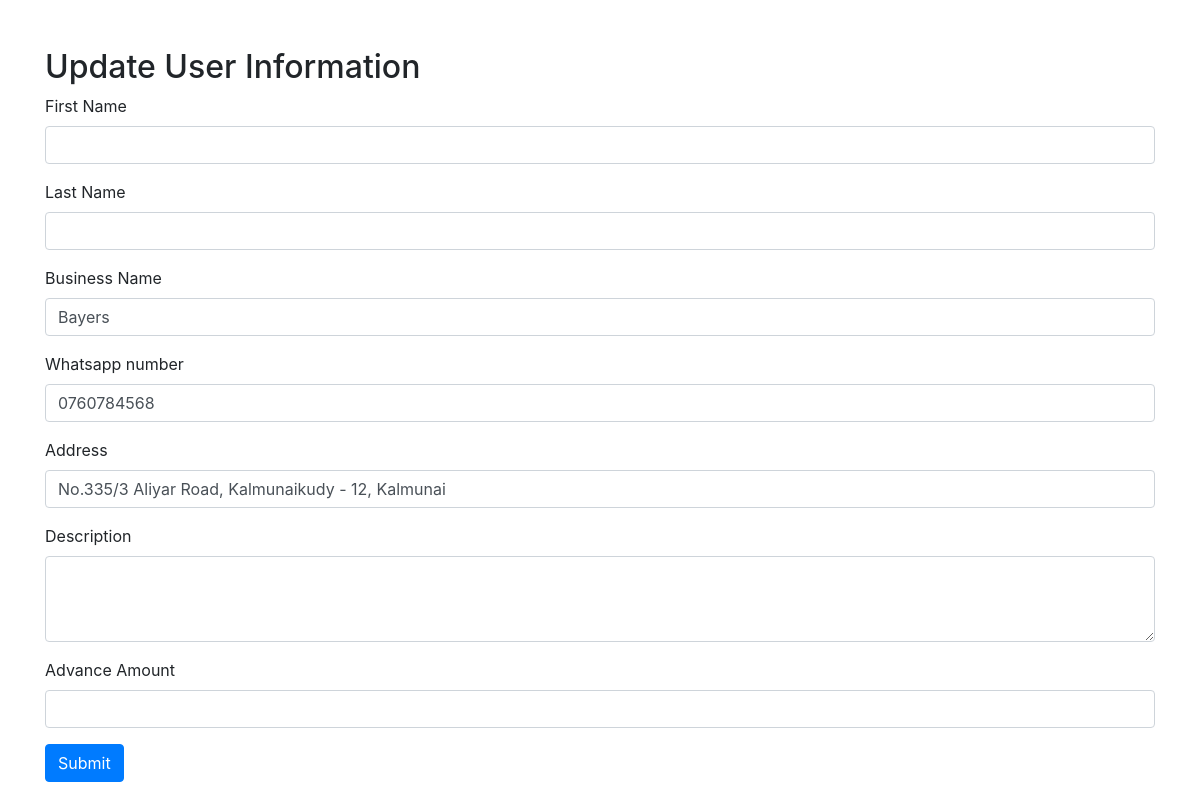
The app's page /edit_user_profile.php (signed in), older data.
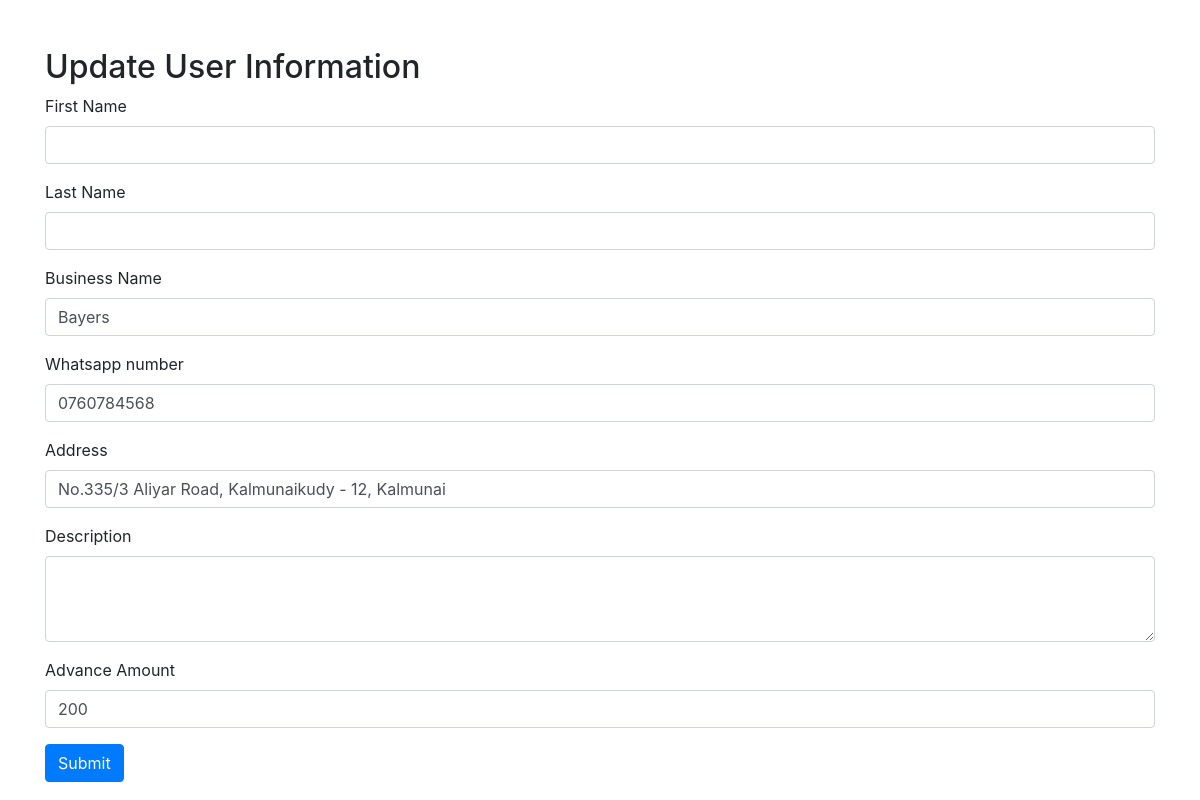
The same page, newer data.
### tables this page shows
CREATE TABLE `user` (
  `user_id` varchar(10) NOT NULL,
  `first_name` varchar(50) DEFAULT NULL,
  `last_name` varchar(50) DEFAULT NULL,
  `email` varchar(100) NOT NULL,
  `contact_number` varchar(15) NOT NULL,
  `user_type` enum('customer','admin','sp_products','sp_reservation','sp_freelance') NOT NULL,
  `password` varchar(255) NOT NULL,
  `joined_date` date NOT NULL,
  `profile_photo` varchar(255) DEFAULT NULL,
  `business_name` varchar(100) DEFAULT NULL,
  `nic_number` varchar(16) DEFAULT NULL,
  `whatsapp_number` varchar(15) DEFAULT NULL,
  `service_address` varchar(255) DEFAULT NULL,
  `auth_key` varchar(255) DEFAULT NULL,
  `auth_key_expires` datetime DEFAULT NULL,
  `status` enum('active','disabled') DEFAULT NULL,
  `description` text DEFAULT NULL,
  `amount_per` float DEFAULT NULL
);

### php/classes/UserClass.php (called while the page is built, shortened)
<?php
class User
{
    private $userId;
    private $firstName;
    private $lastName;
    private $businessName;
    private $wphone;
    private $address;
    private $description;
    private $amountPer;
    private $dbconn;
    public static function constructSPWithUserId($dbconn, $userId)
    {
        $user = new self();
        $user->dbconn = $dbconn;
        $user->userId = $userId;
        $user->loadUserSP();
        return $user;
    }
    private function loadUserSP()
    {
        $stmt = $this->dbconn->prepare("SELECT * FROM user WHERE user_id = ?");
        $stmt->bind_param("s", $this->userId);
        $stmt->execute();
        $result = $stmt->get_result();
        $user = $result->fetch_assoc();
        $this->businessName = $user['business_name'];
        $this->wphone = $user['whatsapp_number'];
        $this->address = $user['service_address'];
        $this->description = $user['description'];
        $this->amountPer = $user['amount_per'];
    }
    public function getFirstName()
    {
        return $this->firstName;
    }
    public function getLastName()
    {
        return $this->lastName;
    }
    public function getBusinessName()
    {
        return $this->businessName;
    }
    public function getWphone()
    {
        return $this->wphone;
    }
    public function getAddress()
    {
        return $this->address;
    }
    public function getDescription()
    {
        return $this->description;
    }
    public function getAmountPer()
    {
        return $this->amountPer;
    }
}

### edit_user_profile.php (the view, shortened to what this page needs)
<?php
require './php/classes/UserClass.php';
$userId = $_SESSION['user_id'];
$userType=$_SESSION['user_type'];
$db = new DbConnection();
$dbconn = $db->getConnection();
if ($userType == "customer") {
    $user = User::constructCUSWithUserId($dbconn, $userId);
} else {
    $user = User::constructSPWithUserId($dbconn, $userId);
}
?>
<!DOCTYPE html>
<html lang="en">
<head>
    <link href="https://stackpath.bootstrapcdn.com/bootstrap/4.5.2/css/bootstrap.min.css" rel="stylesheet">
</head>
<body>
    <div class="container mt-5">
        <h2>Update User Information</h2>
        <form action="./php/edit_process_user_profile.php" method="POST">
          <?php if($userType=="customer"){
            echo '<div class="form-group">
              <label for="firstName">First Name</label>
                <input type="text" class="form-control"  name="firstName" value="'.$user->getFirstName().'">
            </div>';
            echo '<div class="form-group">
                <label for="lastName">Last Name</label>
                <input type="text" class="form-control"  name="lastName" value="'.$user->getLastName().'">
            </div>';
          }else{
            echo '<div class="form-group">
            <label for="firstName">First Name</label>
              <input type="text" class="form-control"  name="firstName" value="'.$user->getFirstName().'" >
          </div>';
          echo '<div class="form-group">
              <label for="lastName">Last Name</label>
              <input type="text" class="form-control"  name="lastName" value="'.$user->getLastName().'">
          </div>';
            echo '<div class="form-group">
                <label for="businessName">Business Name</label>
                <input type="text" class="form-control" name="businessName" value="'.$user->getBusinessName().'">
            </div>';
             echo '<div class="form-group">
                <label for="wphone">Whatsapp number</label>
                <input type="text" class="form-control" name="wphone" value="'.$user->getWphone().'">
            </div>';
             echo '<div class="form-group">
                <label for="address">Address</label>
                <input type="text" class="form-control" name="address" value="'.$user->getAddress().'">
            </div>';
             echo '<div class="form-group">
                <label for="description">Description</label>
                <textarea class="form-control" name="description" rows="3" value="'.$user->getDescription().'"></textarea>
            </div>';
            echo '<div class="form-group">
                <label for="amountPer">Advance Amount</label>
                <input type="number" class="form-control" name="amountPer" value="'.$user->getAmountPer().'">
            </div>';
          }
             echo '<button type="submit" class="btn btn-primary">Submit</button>';
          ?>
        </form>
    </div>
</body>
</html>

Row changes from the older to the newer data that the page shows:
changed user "Bayers": amountPer (not shown) → "200"
